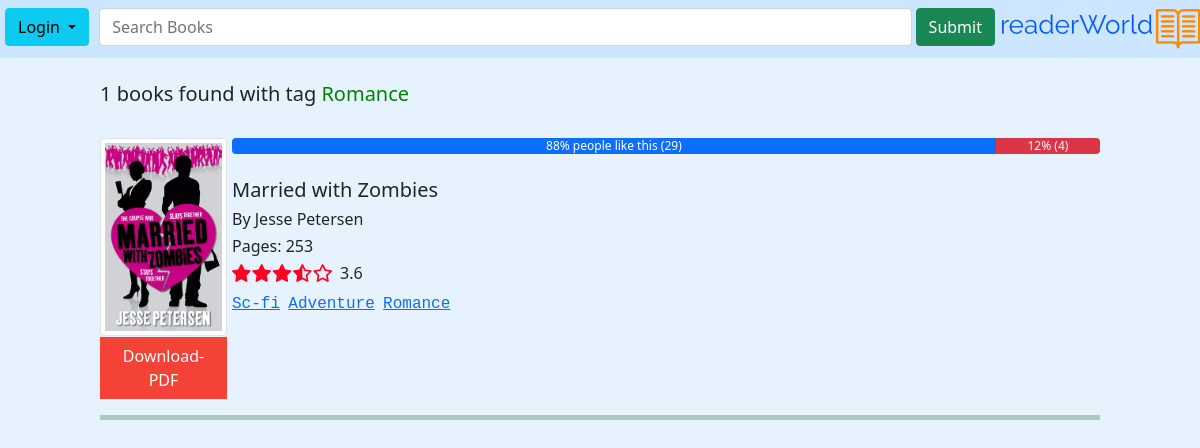
The app's page /book-by-genre/Romance/ with its own data.
### books/models.py (models this page shows, shortened)
class Genres(models.Model):
	genre = models.CharField(max_length=30)

class Book(models.Model):
	title = models.CharField(max_length=200)
	writter = models.CharField(max_length=200)
	published = models.CharField(max_length=20)
	pages = models.PositiveSmallIntegerField()
	file = models.FileField(upload_to='book_files',null=True,blank=True)
	info = models.TextField()
	date_posted = models.DateTimeField(auto_now_add=True)
	image = models.ImageField(upload_to='books_photos',null=True,blank=True)
	slug = models.SlugField(max_length=200,null=True,blank=True)
	genres = models.ManyToManyField(Genres)
	likes = models.ManyToManyField(User,related_name='likes',blank=True)
	dislikes = models.ManyToManyField(User,related_name='dislikes',blank=True)
	@property
	def likes_dislikes_procentage(self):
		total_likes_dislikes = self.likes.count() + self.dislikes.count()
		if total_likes_dislikes == 0:
			total_likes_procentage = 0
			total_dislikes_procentage = 0
		else:
			total_likes_procentage = (self.likes.count() / total_likes_dislikes) * 100
			total_dislikes_procentage = (self.dislikes.count() / total_likes_dislikes) * 100
		return round(total_likes_procentage), round(total_dislikes_procentage)
	def files(self):
		if self.file:
			return self.file.url
		else:
			return 'no file'

class Rating_star_system(models.Model):
	star = models.OneToOneField(Book,on_delete=models.CASCADE,null=True,blank=True)
	star_1 = models.ManyToManyField(User,blank=True,related_name='star_1')
	star_2 = models.ManyToManyField(User,blank=True,related_name='star_2')
	star_3 = models.ManyToManyField(User,blank=True,related_name='star_3')
	star_4 = models.ManyToManyField(User,blank=True,related_name='star_4')
	star_5 = models.ManyToManyField(User,blank=True,related_name='star_5')
	@property
	def total(self):
		add_all_users = self.star_1.count() + self.star_2.count() + self.star_3.count() + self.star_4.count() +self.star_5.count()
		multiplie_users = self.star_5.count() * 5 + self.star_4.count() * 4 + self.star_3.count() * 3 + self.star_2.count() * 2 + self.star_1.count() * 1
		if multiplie_users > 0 and add_all_users > 0:
			total_rating = multiplie_users/add_all_users
		else:
			total_rating = 0
		return round(total_rating,1) , add_all_users

### books/views.py (the view)
# urls.py: path('book-by-genre/<str:gen>/',views.get_one_genre_books ,name='one_genre'),
def get_one_genre_books(request,gen):
	book = Book.objects.filter(genres__genre=gen)
	return render(request,'books/book_by_one_genre.html',{'book':book,'gen':gen})

### books/templates/books/book_by_one_genre.html
{% extends 'books/base.html' %}
{% load static %}
{% block content %}
<div class="main-div">
	<br>
	<h5>{{book.count}} books found with tag <span style="color: green;">{{gen}}</span> </h5>
	<br>
	{% for b in book %}
	<div class="book-div">
		<div class="photo-div">
		     <a href="{% url 'books:book' slug=b.slug %}"><img src="{{b.image.url}}" alt="photo" class="img-thumbnail"></a>
		     <a class="download-link-one-genre-search" href="{{b.files}} " download>Download-PDF</a>
	    </div>
		<div class="info-div">
			<div class="progress">
			  <div class="progress-bar" role="progressbar" style="width: {{b.likes_dislikes_procentage.0}}%" aria-valuenow="15" aria-valuemin="0" aria-valuemax="100">{{b.likes_dislikes_procentage.0}}% people like this ({{b.likes.count}})</div>
			  <div class="progress-bar bg-danger" role="progressbar" style="width: {{b.likes_dislikes_procentage.1}}%" aria-valuenow="30" aria-valuemin="0" aria-valuemax="100">{{b.likes_dislikes_procentage.1}}% ({{b.dislikes.count}})</div>
			</div>
			<br>
			<h5>{{b.title}}</h5>
		    <h6>By {{b.writter}} </h6>
		    <h6>Pages: {{b.pages}} </h6>
		  	<div class="main-div-stars">
			    <div class="div-stars">
					{% if b.rating_star_system.total.0 == 0 %}
						<img src="{% static 'star/0-stars-big.png'%}" class="star-vertical-aling" alt="My image" width="100">
					{% elif b.rating_star_system.total.0 == 1  or b.rating_star_system.total.0 < 1.3 %}
						<img src="{% static 'star/1-star-big.png' %}"class="star-vertical-aling"  alt="My image" width="100">
					{% elif b.rating_star_system.total.0 == 1.3 or b.rating_star_system.total.0 < 1.8 %}
						<img src="{% static 'star/1.5-stars-small.png' %}"class="star-vertical-aling"alt="My image" width="100">
					{% elif b.rating_star_system.total.0 == 1.8 or b.rating_star_system.total.0 < 2.3 %}
						<img src="{% static 'star/2-stars-small.png' %}" class="star-vertical-aling"  alt="My image" width="100">
					{% elif b.rating_star_system.total.0 == 2.3 or b.rating_star_system.total.0 < 2.8 %}
						<img src="{% static 'star/2.5-stars-big.png' %}" class="star-vertical-aling"  alt="My image" width="100">
					{% elif b.rating_star_system.total.0 == 2.8 or b.rating_star_system.total.0 < 3.3 %}
						<img src="{% static 'star/3-stars-big.png' %}" class="star-vertical-aling"  alt="My image" width="100">
					{% elif b.rating_star_system.total.0 == 3.3 or b.rating_star_system.total.0 < 3.8 %}
						<img src="{% static 'star/3.5-stars-big.png' %}" class="star-vertical-aling"  alt="My image" width="100">
					{% elif b.rating_star_system.total.0 == 3.8 or b.rating_star_system.total.0 < 4.3 %}
						<img src="{% static 'star/4-stars-small.png' %}" class="star-vertical-aling"  alt="My image" width="100">
					{% elif b.rating_star_system.total.0 == 4.3 or b.rating_star_system.total.0 < 4.8 %}
						<img src="{% static 'star/4.5-stars-small.png' %}" class="star-vertical-aling"  alt="My image" width="100">
					{% elif b.rating_star_system.total.0 > 4.7  %}
						<img src="{% static 'star/5-stars-big.png' %}" class="star-vertical-aling"  alt="My image" width="100">
					{% endif %}
					<div>
						<h6>{{b.rating_star_system.total.0}}</h6>
					</div>
				</div>
			</div>
			<div class="one-genre-search">
				{% for gen in b.genres.all %}
					<a href="{% url  'books:one_genre' gen=gen.genre %}"><p class="font-monospace">{{gen.genre}}</p></a>&nbsp;&nbsp;
				{% endfor %}
			</div>
		</div>
    </div>
    <hr style="height: 5px; border: none; color: #004d00;">
	{% endfor %}
</div>
{% endblock %}

### static/books_css/base.css (style rules this page uses)
html,body { background-color: #e6f3ff; }

### static/books_css/info.css (style rules this page uses)
p { text-align: justify; }
img { vertical-align: text-bottom; }

### static/books_css/book.css (style rules this page uses)
p { margin: 0px; }

### static/books_css/searched_books_css.css (style rules this page uses)
.main-div { margin: 0 auto; max-width: 1000px; }
.div-stars { display: grid; margin-right: 5px; grid-template-columns: auto auto; grid-gap: 0.5em; }
.book-div { display: flex; }
.photo-div { max-width:127px; min-width:127px; margin-right: 5px; }
.main-div-stars { display: flex; }
.star-vertical-aling { vertical-align: top; }
.info-div { width: 100%; }
.one-genre-search { display: flex; }
hr { height: 20px; }
.download-link-one-genre-search { background-color: #f44336; color: white; padding: 7px 10px; text-align: center; text-decoration: none; display: inline-block; }

### static/userapp_css/profile_css.css (style rules this page uses)
hr { height: 10px; }

### records on screen
Genres: genre "Romance"
Book: image (picture), likes_dislikes_procentage.0 "88", likes.count "29", likes_dislikes_procentage.1 "12", dislikes.count "4", title "Married with Zombies", writter "Jesse Petersen", pages "253", rating_star_system.total.0 "3.6"
Genres: genre "Sc-fi"
Genres: genre "Adventure"

### other values on screen
{{ book.count }} "1"
